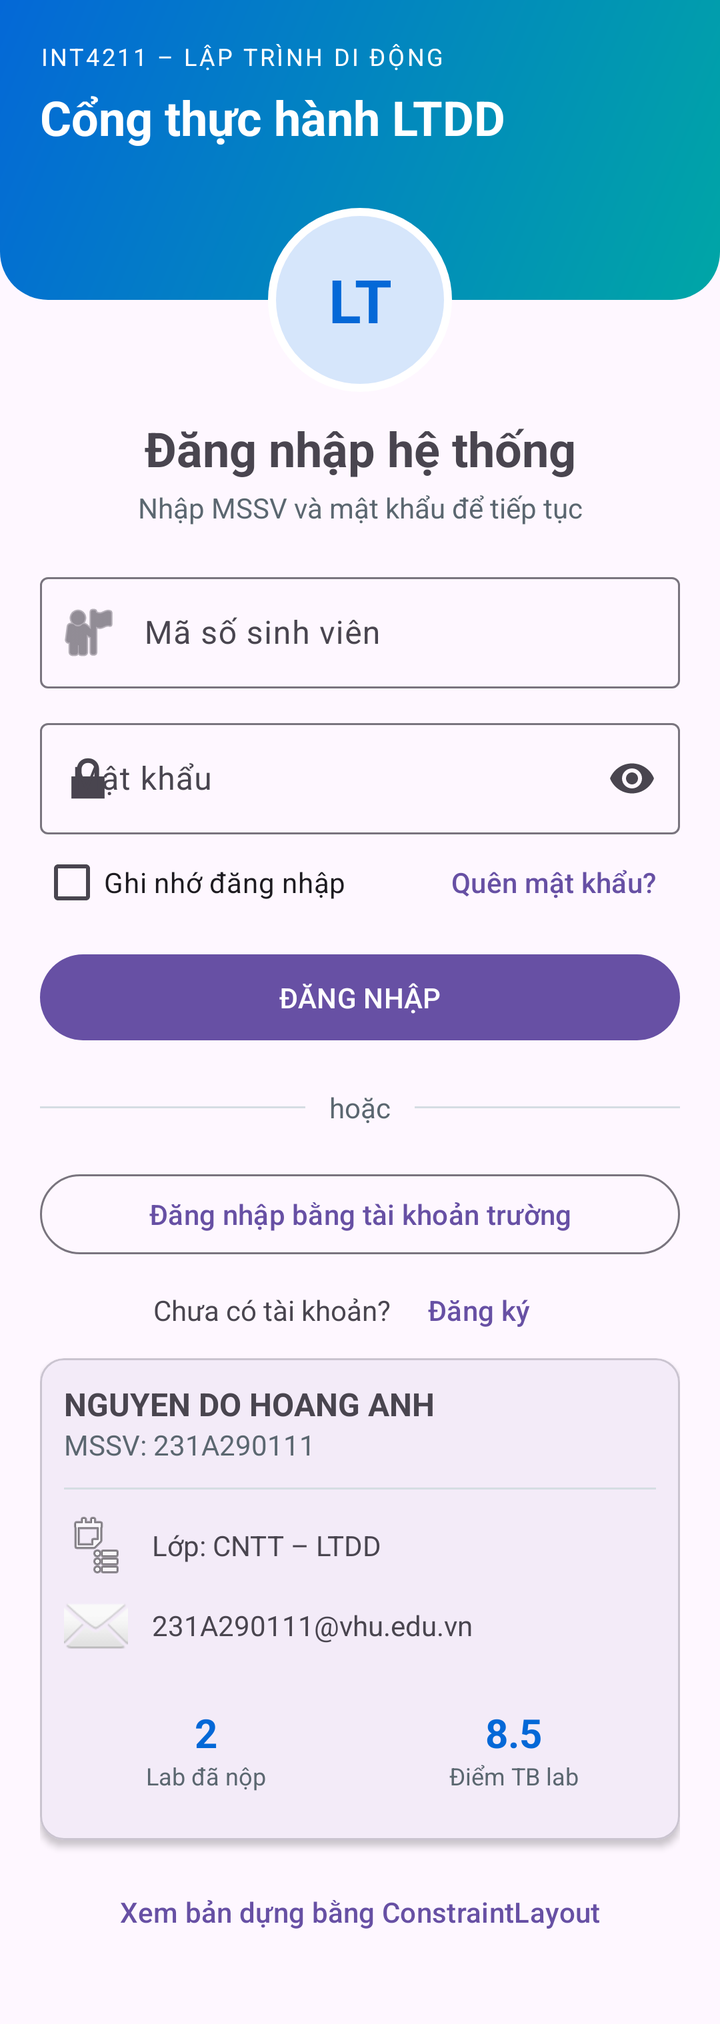
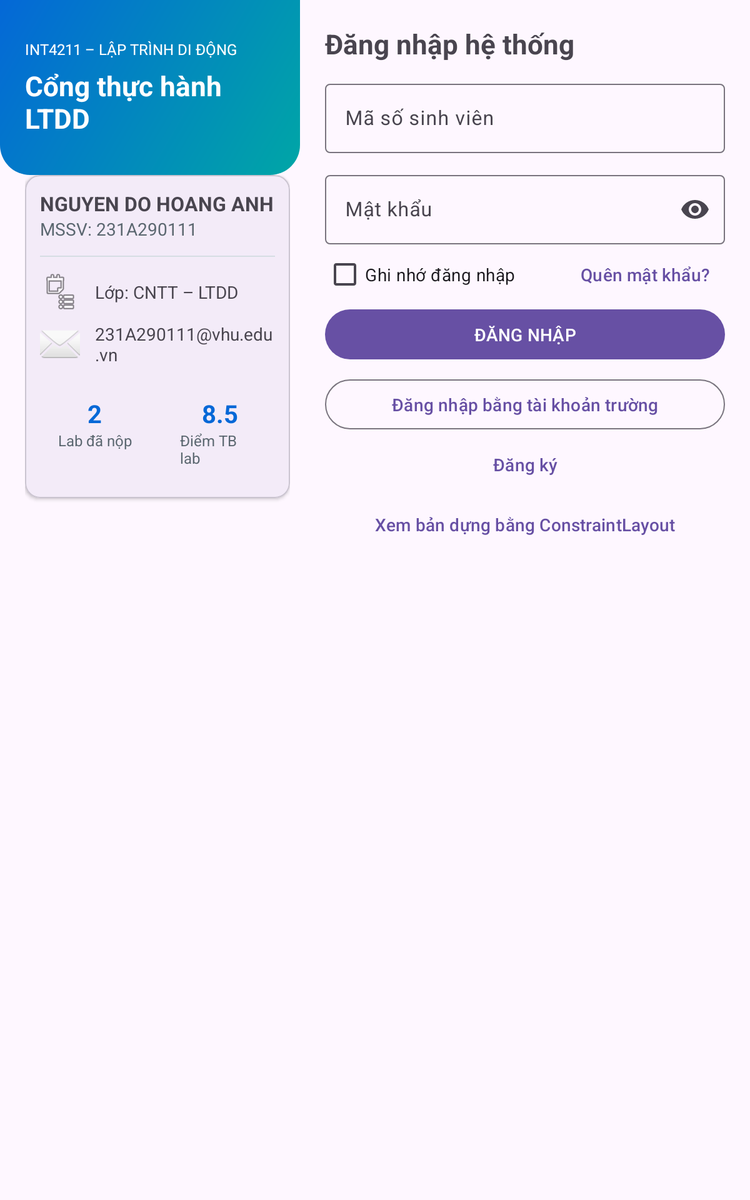

Two renders of one Android screen. The first uses the default layout on a phone; the second uses the alternative layout the repository ships for a different screen configuration, on a matching device. The two XML files are below.
<!-- AndroidManifest.xml: application theme Theme.A3_231A290111 -->
<!-- res/layout/activity_main.xml -->
<?xml version="1.0" encoding="utf-8"?>
<ScrollView xmlns:android="http://schemas.android.com/apk/res/android"
    xmlns:app="http://schemas.android.com/apk/res-auto"
    android:id="@+id/main"
    android:layout_width="match_parent"
    android:layout_height="match_parent"
    android:fillViewport="true">

    <LinearLayout
        android:layout_width="match_parent"
        android:layout_height="wrap_content"
        android:orientation="vertical">

        <FrameLayout
            android:layout_width="match_parent"
            android:layout_height="196dp">

            <LinearLayout
                android:layout_width="match_parent"
                android:layout_height="150dp"
                android:background="@drawable/bg_header"
                android:orientation="vertical"
                android:padding="@dimen/space_lg">

                <TextView
                    android:layout_width="wrap_content"
                    android:layout_height="wrap_content"
                    android:letterSpacing="0.1"
                    android:text="@string/header_kicker"
                    android:textColor="@color/on_primary"
                    android:textSize="12sp" />

                <TextView
                    android:layout_width="wrap_content"
                    android:layout_height="wrap_content"
                    android:layout_marginTop="6dp"
                    android:text="@string/header_title"
                    android:textColor="@color/on_primary"
                    android:textSize="24sp"
                    android:textStyle="bold" />
            </LinearLayout>

            <TextView
                android:id="@+id/tvAvatar"
                android:layout_width="92dp"
                android:layout_height="92dp"
                android:layout_gravity="bottom|center_horizontal"
                android:background="@drawable/bg_avatar"
                android:gravity="center"
                android:text="@string/avatar_text"
                android:textColor="@color/primary"
                android:textSize="30sp"
                android:textStyle="bold" />
        </FrameLayout>

        <LinearLayout
            android:layout_width="match_parent"
            android:layout_height="wrap_content"
            android:orientation="vertical"
            android:paddingStart="@dimen/space_lg"
            android:paddingTop="@dimen/space_md"
            android:paddingEnd="@dimen/space_lg"
            android:paddingBottom="@dimen/space_xl">

            <TextView
                android:layout_width="match_parent"
                android:layout_height="wrap_content"
                android:gravity="center"
                android:text="@string/login_title"
                android:textSize="24sp"
                android:textStyle="bold" />

            <TextView
                android:layout_width="match_parent"
                android:layout_height="wrap_content"
                android:layout_marginTop="4dp"
                android:gravity="center"
                android:text="@string/login_subtitle"
                android:textColor="@color/muted"
                android:textSize="14sp" />

            <com.google.android.material.textfield.TextInputLayout
                android:layout_width="match_parent"
                android:layout_height="wrap_content"
                android:layout_marginTop="@dimen/space_lg"
                android:hint="@string/hint_student_id"
                app:startIconDrawable="@android:drawable/ic_menu_myplaces"
                style="@style/Widget.Material3.TextInputLayout.OutlinedBox">

                <com.google.android.material.textfield.TextInputEditText
                    android:id="@+id/edtStudentId"
                    android:layout_width="match_parent"
                    android:layout_height="wrap_content"
                    android:inputType="number" />
            </com.google.android.material.textfield.TextInputLayout>

            <com.google.android.material.textfield.TextInputLayout
                android:layout_width="match_parent"
                android:layout_height="wrap_content"
                android:layout_marginTop="@dimen/space_md"
                android:hint="@string/hint_password"
                app:endIconMode="password_toggle"
                app:startIconDrawable="@android:drawable/ic_lock_lock"
                style="@style/Widget.Material3.TextInputLayout.OutlinedBox">

                <com.google.android.material.textfield.TextInputEditText
                    android:id="@+id/edtPassword"
                    android:layout_width="match_parent"
                    android:layout_height="wrap_content"
                    android:inputType="textPassword" />
            </com.google.android.material.textfield.TextInputLayout>

            <LinearLayout
                android:layout_width="match_parent"
                android:layout_height="wrap_content"
                android:gravity="center_vertical"
                android:orientation="horizontal">

                <CheckBox
                    android:id="@+id/cbRemember"
                    android:layout_width="wrap_content"
                    android:layout_height="wrap_content"
                    android:text="@string/remember_me" />

                <Space
                    android:layout_width="0dp"
                    android:layout_height="1dp"
                    android:layout_weight="1" />

                <Button
                    android:id="@+id/btnForgot"
                    style="@style/Widget.Material3.Button.TextButton"
                    android:layout_width="wrap_content"
                    android:layout_height="wrap_content"
                    android:text="@string/forgot_password" />
            </LinearLayout>

            <Button
                android:id="@+id/btnLogin"
                android:layout_width="match_parent"
                android:layout_height="wrap_content"
                android:layout_marginTop="@dimen/space_sm"
                android:paddingTop="12dp"
                android:paddingBottom="12dp"
                android:text="@string/login" />

            <LinearLayout
                android:layout_width="match_parent"
                android:layout_height="wrap_content"
                android:layout_marginTop="@dimen/space_lg"
                android:gravity="center_vertical"
                android:orientation="horizontal">

                <View
                    android:layout_width="0dp"
                    android:layout_height="1dp"
                    android:layout_weight="1"
                    android:background="@color/divider" />

                <TextView
                    android:layout_width="wrap_content"
                    android:layout_height="wrap_content"
                    android:paddingStart="12dp"
                    android:paddingEnd="12dp"
                    android:text="@string/or"
                    android:textColor="@color/muted" />

                <View
                    android:layout_width="0dp"
                    android:layout_height="1dp"
                    android:layout_weight="1"
                    android:background="@color/divider" />
            </LinearLayout>

            <Button
                android:id="@+id/btnSchoolLogin"
                style="@style/Widget.Material3.Button.OutlinedButton"
                android:layout_width="match_parent"
                android:layout_height="wrap_content"
                android:layout_marginTop="@dimen/space_lg"
                android:text="@string/login_school" />

            <LinearLayout
                android:layout_width="match_parent"
                android:layout_height="wrap_content"
                android:gravity="center"
                android:orientation="horizontal">

                <TextView
                    android:layout_width="wrap_content"
                    android:layout_height="wrap_content"
                    android:text="@string/no_account" />

                <Button
                    android:id="@+id/btnRegister"
                    style="@style/Widget.Material3.Button.TextButton"
                    android:layout_width="wrap_content"
                    android:layout_height="wrap_content"
                    android:text="@string/register" />
            </LinearLayout>

            <include
                android:id="@+id/cardProfile"
                layout="@layout/view_profile_card"
                android:layout_width="match_parent"
                android:layout_height="wrap_content" />

            <Button
                android:id="@+id/btnConstraintDemo"
                style="@style/Widget.Material3.Button.TextButton"
                android:layout_width="match_parent"
                android:layout_height="wrap_content"
                android:layout_marginTop="@dimen/space_md"
                android:text="@string/open_constraint" />
        </LinearLayout>
    </LinearLayout>
</ScrollView>
<!-- res/layout/view_profile_card.xml (included above) -->
<?xml version="1.0" encoding="utf-8"?>
<com.google.android.material.card.MaterialCardView
    xmlns:android="http://schemas.android.com/apk/res/android"
    xmlns:app="http://schemas.android.com/apk/res-auto"
    android:layout_width="match_parent"
    android:layout_height="wrap_content"
    android:layout_marginTop="@dimen/space_lg"
    app:cardCornerRadius="12dp"
    app:cardElevation="2dp">

    <LinearLayout
        android:layout_width="match_parent"
        android:layout_height="wrap_content"
        android:orientation="vertical"
        android:padding="@dimen/space_md">

        <TextView
            android:layout_width="wrap_content"
            android:layout_height="wrap_content"
            android:text="@string/student_name"
            android:textSize="16sp"
            android:textStyle="bold" />

        <TextView
            android:layout_width="wrap_content"
            android:layout_height="wrap_content"
            android:text="@string/student_id_line"
            android:textColor="@color/muted" />

        <View
            android:layout_width="match_parent"
            android:layout_height="1dp"
            android:layout_marginTop="@dimen/space_md"
            android:layout_marginBottom="@dimen/space_md"
            android:background="@color/divider" />

        <TextView
            android:layout_width="wrap_content"
            android:layout_height="wrap_content"
            android:drawablePadding="12dp"
            android:gravity="center_vertical"
            android:text="@string/class_line"
            app:drawableStartCompat="@android:drawable/ic_menu_agenda" />

        <TextView
            android:layout_width="wrap_content"
            android:layout_height="wrap_content"
            android:layout_marginTop="@dimen/space_sm"
            android:drawablePadding="12dp"
            android:gravity="center_vertical"
            android:text="@string/email_line"
            app:drawableStartCompat="@android:drawable/ic_dialog_email" />

        <LinearLayout
            android:layout_width="match_parent"
            android:layout_height="wrap_content"
            android:layout_marginTop="@dimen/space_md"
            android:orientation="horizontal">

            <LinearLayout
                android:layout_width="0dp"
                android:layout_height="wrap_content"
                android:layout_weight="1"
                android:background="@drawable/bg_stat"
                android:gravity="center"
                android:orientation="vertical"
                android:padding="@dimen/space_md">

                <TextView
                    android:layout_width="wrap_content"
                    android:layout_height="wrap_content"
                    android:text="@string/stat_labs_value"
                    android:textColor="@color/primary"
                    android:textSize="20sp"
                    android:textStyle="bold" />

                <TextView
                    android:layout_width="wrap_content"
                    android:layout_height="wrap_content"
                    android:text="@string/stat_labs_label"
                    android:textColor="@color/muted"
                    android:textSize="12sp" />
            </LinearLayout>

            <LinearLayout
                android:layout_width="0dp"
                android:layout_height="wrap_content"
                android:layout_marginStart="@dimen/space_md"
                android:layout_weight="1"
                android:background="@drawable/bg_stat"
                android:gravity="center"
                android:orientation="vertical"
                android:padding="@dimen/space_md">

                <TextView
                    android:layout_width="wrap_content"
                    android:layout_height="wrap_content"
                    android:text="@string/stat_score_value"
                    android:textColor="@color/primary"
                    android:textSize="20sp"
                    android:textStyle="bold" />

                <TextView
                    android:layout_width="wrap_content"
                    android:layout_height="wrap_content"
                    android:text="@string/stat_score_label"
                    android:textColor="@color/muted"
                    android:textSize="12sp" />
            </LinearLayout>
        </LinearLayout>
    </LinearLayout>
</com.google.android.material.card.MaterialCardView>
<!-- resources referenced by this layout -->
<resources>
  <color name="divider">#D5DDE3</color>
  <color name="muted">#5B6770</color>
  <color name="on_primary">#FFFFFF</color>
  <color name="primary">#0468D7</color>
  <dimen name="space_lg">20dp</dimen>
  <dimen name="space_md">12dp</dimen>
  <dimen name="space_sm">8dp</dimen>
  <dimen name="space_xl">32dp</dimen>
  <!-- drawable bg_avatar (drawable) -->
  <?xml version="1.0" encoding="utf-8"?>
  <shape xmlns:android="http://schemas.android.com/apk/res/android"
      android:shape="oval">
      <solid android:color="@color/primary_container" />
      <stroke
          android:width="4dp"
          android:color="@color/surface" />
  </shape>
  <!-- drawable bg_header (drawable) -->
  <?xml version="1.0" encoding="utf-8"?>
  <shape xmlns:android="http://schemas.android.com/apk/res/android"
      android:shape="rectangle">
      <gradient
          android:angle="315"
          android:endColor="@color/tertiary"
          android:startColor="@color/primary"
          android:type="linear" />
      <corners
          android:bottomLeftRadius="24dp"
          android:bottomRightRadius="24dp" />
  </shape>
  <string name="avatar_text">LT</string>
  <string name="class_line">Lớp: CNTT – LTDD</string>
  <string name="email_line">231A290111@vhu.edu.vn</string>
  <string name="forgot_password">Quên mật khẩu?</string>
  <string name="header_kicker">INT4211 – LẬP TRÌNH DI ĐỘNG</string>
  <string name="header_title">Cổng thực hành LTDD</string>
  <string name="hint_password">Mật khẩu</string>
  <string name="hint_student_id">Mã số sinh viên</string>
  <string name="login">ĐĂNG NHẬP</string>
  <string name="login_school">Đăng nhập bằng tài khoản trường</string>
  <string name="login_subtitle">Nhập MSSV và mật khẩu để tiếp tục</string>
  <string name="login_title">Đăng nhập hệ thống</string>
  <string name="no_account">Chưa có tài khoản?</string>
  <string name="open_constraint">Xem bản dựng bằng ConstraintLayout</string>
  <string name="or">hoặc</string>
  <string name="register">Đăng ký</string>
  <string name="remember_me">Ghi nhớ đăng nhập</string>
  <string name="stat_labs_label">Lab đã nộp</string>
  <string name="stat_labs_value">2</string>
  <string name="stat_score_label">Điểm TB lab</string>
  <string name="stat_score_value">8.5</string>
  <string name="student_id_line">MSSV: 231A290111</string>
  <string name="student_name">NGUYEN DO HOANG ANH</string>
  <style name="Theme.A3_231A290111" parent="Base.Theme.A3_231A290111" />
  <color name="primary_container">#D6E6FB</color>
  <color name="surface">#FFFFFF</color>
  <color name="tertiary">#00A6A6</color>
  <style name="Base.Theme.A3_231A290111" parent="Theme.Material3.DayNight.NoActionBar">
          
          
      </style>
</resources>
<!-- res/layout-sw600dp/activity_main.xml (the repository's variant of the layout above) -->
<!-- drawn on a 7-inch tablet held upright -->
<?xml version="1.0" encoding="utf-8"?>
<LinearLayout xmlns:android="http://schemas.android.com/apk/res/android"
    xmlns:app="http://schemas.android.com/apk/res-auto"
    android:id="@+id/main"
    android:layout_width="match_parent"
    android:layout_height="match_parent"
    android:orientation="horizontal">

    
    <LinearLayout
        android:layout_width="0dp"
        android:layout_height="match_parent"
        android:layout_weight="2"
        android:orientation="vertical">

        <LinearLayout
            android:layout_width="match_parent"
            android:layout_height="140dp"
            android:background="@drawable/bg_header"
            android:gravity="center_vertical"
            android:orientation="vertical"
            android:padding="@dimen/space_lg">

            <TextView
                android:layout_width="wrap_content"
                android:layout_height="wrap_content"
                android:text="@string/header_kicker"
                android:textColor="@color/on_primary"
                android:textSize="12sp" />

            <TextView
                android:layout_width="wrap_content"
                android:layout_height="wrap_content"
                android:layout_marginTop="6dp"
                android:text="@string/header_title"
                android:textColor="@color/on_primary"
                android:textSize="22sp"
                android:textStyle="bold" />
        </LinearLayout>

        <ScrollView
            android:layout_width="match_parent"
            android:layout_height="0dp"
            android:layout_weight="1"
            android:paddingStart="@dimen/space_lg"
            android:paddingEnd="@dimen/space_sm">

            <include
                android:id="@+id/cardProfile"
                layout="@layout/view_profile_card"
                android:layout_width="match_parent"
                android:layout_height="wrap_content" />
        </ScrollView>
    </LinearLayout>

    
    <ScrollView
        android:layout_width="0dp"
        android:layout_height="match_parent"
        android:layout_weight="3"
        android:padding="@dimen/space_lg">

        <LinearLayout
            android:layout_width="match_parent"
            android:layout_height="wrap_content"
            android:orientation="vertical">

            <TextView
                android:layout_width="match_parent"
                android:layout_height="wrap_content"
                android:text="@string/login_title"
                android:textSize="22sp"
                android:textStyle="bold" />

            <com.google.android.material.textfield.TextInputLayout
                style="@style/Widget.Material3.TextInputLayout.OutlinedBox"
                android:layout_width="match_parent"
                android:layout_height="wrap_content"
                android:layout_marginTop="@dimen/space_md"
                android:hint="@string/hint_student_id">

                <com.google.android.material.textfield.TextInputEditText
                    android:id="@+id/edtStudentId"
                    android:layout_width="match_parent"
                    android:layout_height="wrap_content"
                    android:inputType="number" />
            </com.google.android.material.textfield.TextInputLayout>

            <com.google.android.material.textfield.TextInputLayout
                style="@style/Widget.Material3.TextInputLayout.OutlinedBox"
                android:layout_width="match_parent"
                android:layout_height="wrap_content"
                android:layout_marginTop="@dimen/space_md"
                android:hint="@string/hint_password"
                app:endIconMode="password_toggle">

                <com.google.android.material.textfield.TextInputEditText
                    android:id="@+id/edtPassword"
                    android:layout_width="match_parent"
                    android:layout_height="wrap_content"
                    android:inputType="textPassword" />
            </com.google.android.material.textfield.TextInputLayout>

            <LinearLayout
                android:layout_width="match_parent"
                android:layout_height="wrap_content"
                android:gravity="center_vertical"
                android:orientation="horizontal">

                <CheckBox
                    android:id="@+id/cbRemember"
                    android:layout_width="wrap_content"
                    android:layout_height="wrap_content"
                    android:text="@string/remember_me" />

                <Space
                    android:layout_width="0dp"
                    android:layout_height="1dp"
                    android:layout_weight="1" />

                <Button
                    android:id="@+id/btnForgot"
                    style="@style/Widget.Material3.Button.TextButton"
                    android:layout_width="wrap_content"
                    android:layout_height="wrap_content"
                    android:text="@string/forgot_password" />
            </LinearLayout>

            <Button
                android:id="@+id/btnLogin"
                android:layout_width="match_parent"
                android:layout_height="wrap_content"
                android:text="@string/login" />

            <Button
                android:id="@+id/btnSchoolLogin"
                style="@style/Widget.Material3.Button.OutlinedButton"
                android:layout_width="match_parent"
                android:layout_height="wrap_content"
                android:layout_marginTop="@dimen/space_sm"
                android:text="@string/login_school" />

            <Button
                android:id="@+id/btnRegister"
                style="@style/Widget.Material3.Button.TextButton"
                android:layout_width="match_parent"
                android:layout_height="wrap_content"
                android:text="@string/register" />

            <Button
                android:id="@+id/btnConstraintDemo"
                style="@style/Widget.Material3.Button.TextButton"
                android:layout_width="match_parent"
                android:layout_height="wrap_content"
                android:text="@string/open_constraint" />
        </LinearLayout>
    </ScrollView>
</LinearLayout>
<!-- resources referenced by the variant -->
<!-- as a 7-inch tablet held upright resolves them -->
<resources>
  <color name="divider">#D5DDE3</color>
  <color name="muted">#5B6770</color>
  <color name="on_primary">#FFFFFF</color>
  <color name="primary">#0468D7</color>
  <dimen name="space_lg">20dp</dimen>
  <dimen name="space_md">12dp</dimen>
  <dimen name="space_sm">8dp</dimen>
  <!-- drawable bg_header (drawable) -->
  <?xml version="1.0" encoding="utf-8"?>
  <shape xmlns:android="http://schemas.android.com/apk/res/android"
      android:shape="rectangle">
      <gradient
          android:angle="315"
          android:endColor="@color/tertiary"
          android:startColor="@color/primary"
          android:type="linear" />
      <corners
          android:bottomLeftRadius="24dp"
          android:bottomRightRadius="24dp" />
  </shape>
  <string name="class_line">Lớp: CNTT – LTDD</string>
  <string name="email_line">231A290111@vhu.edu.vn</string>
  <string name="forgot_password">Quên mật khẩu?</string>
  <string name="header_kicker">INT4211 – LẬP TRÌNH DI ĐỘNG</string>
  <string name="header_title">Cổng thực hành LTDD</string>
  <string name="hint_password">Mật khẩu</string>
  <string name="hint_student_id">Mã số sinh viên</string>
  <string name="login">ĐĂNG NHẬP</string>
  <string name="login_school">Đăng nhập bằng tài khoản trường</string>
  <string name="login_title">Đăng nhập hệ thống</string>
  <string name="open_constraint">Xem bản dựng bằng ConstraintLayout</string>
  <string name="register">Đăng ký</string>
  <string name="remember_me">Ghi nhớ đăng nhập</string>
  <string name="stat_labs_label">Lab đã nộp</string>
  <string name="stat_labs_value">2</string>
  <string name="stat_score_label">Điểm TB lab</string>
  <string name="stat_score_value">8.5</string>
  <string name="student_id_line">MSSV: 231A290111</string>
  <string name="student_name">NGUYEN DO HOANG ANH</string>
  <style name="Theme.A3_231A290111" parent="Base.Theme.A3_231A290111" />
  <color name="tertiary">#00A6A6</color>
  <style name="Base.Theme.A3_231A290111" parent="Theme.Material3.DayNight.NoActionBar">
          
          
      </style>
</resources>
